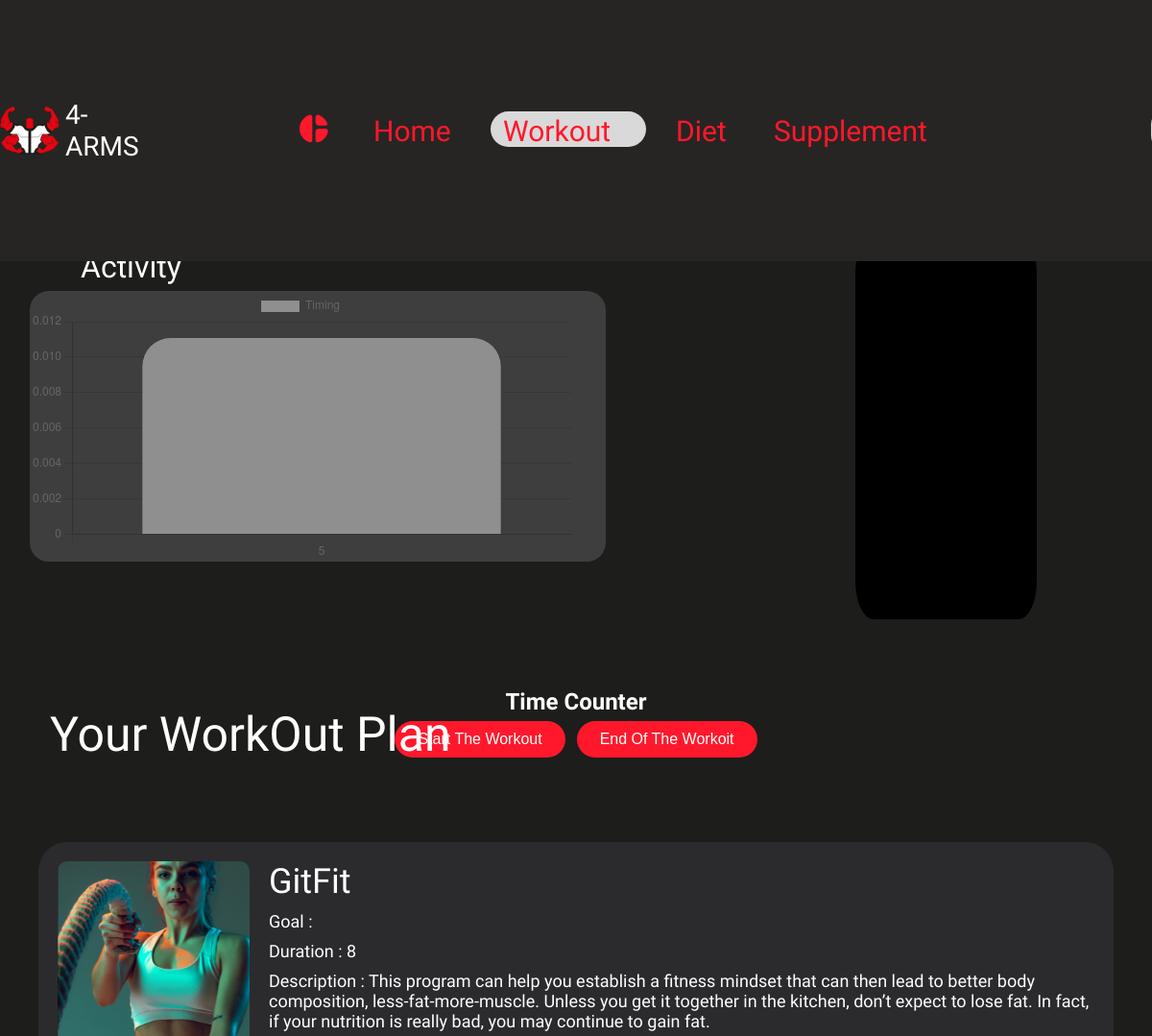
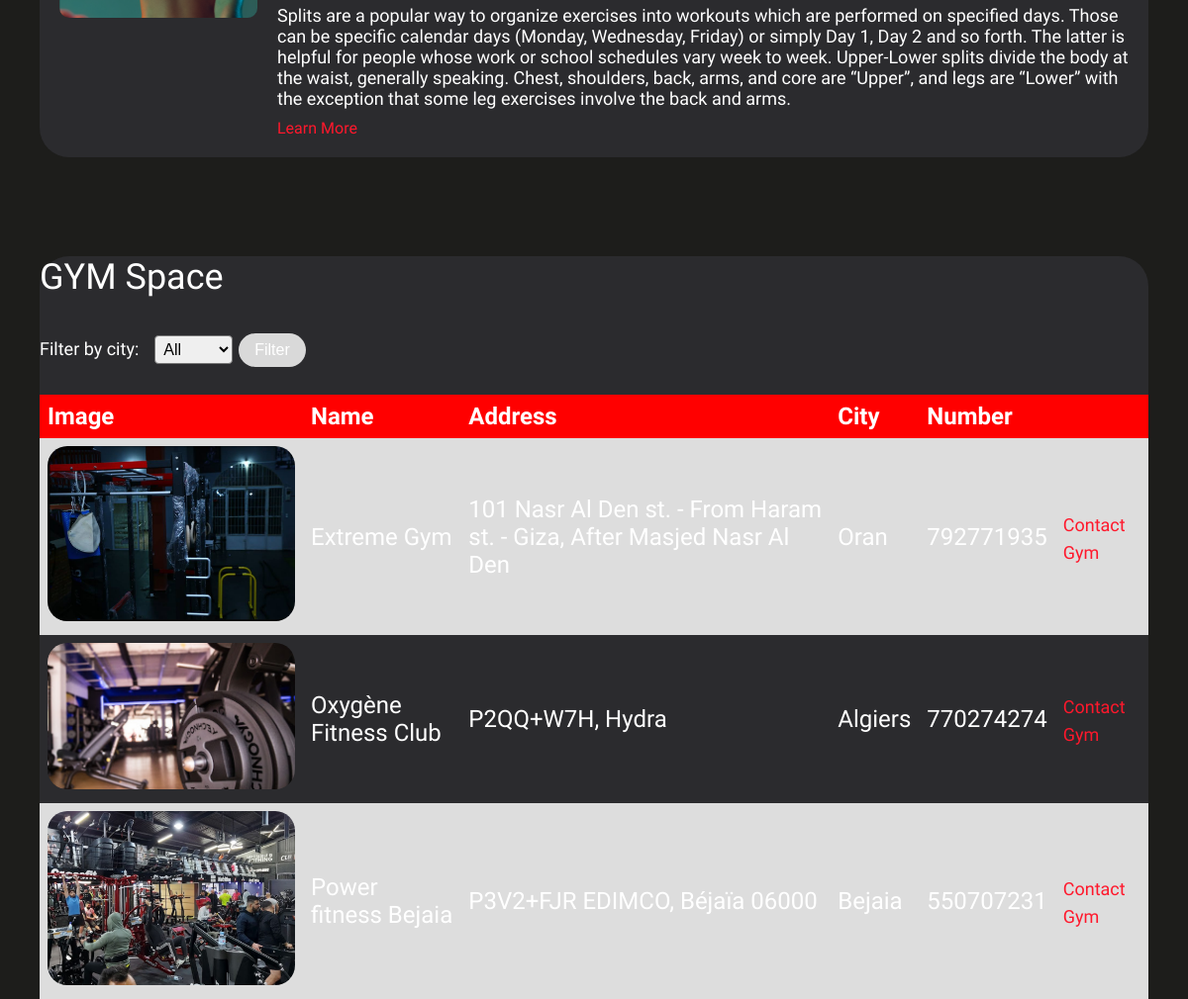
The page /workout/workout.php on the database its author committed (2 pictures, top to bottom).
### tables this page shows
CREATE TABLE `workout_plan` (
  `workout_id` int(11) NOT NULL,
  `workout_planer_id` int(11) DEFAULT NULL,
  `workout_name` varchar(60) DEFAULT NULL,
  `workout_img_link` varchar(300) DEFAULT NULL,
  `workout_plan_link` varchar(300) DEFAULT NULL,
  `description` varchar(500) DEFAULT NULL,
  `workout_summary` varchar(500) DEFAULT NULL,
  `goal` varchar(500) DEFAULT NULL,
  `duration` int(11) DEFAULT NULL,
  `length` int(11) DEFAULT NULL
);

CREATE TABLE `gym` (
  `gym_id` int(11) NOT NULL,
  `gym_name` varchar(100) DEFAULT NULL,
  `gym_address` varchar(300) DEFAULT NULL,
  `gym_number` int(11) DEFAULT NULL,
  `city` varchar(50) DEFAULT NULL,
  `gym_img_link` varchar(300) DEFAULT NULL,
  `gym_link` varchar(500) DEFAULT NULL
);

### workout/workout.php (the view, shortened to what this page needs)
<!DOCTYPE html>
<html>
  <head>
    <?php
    $user_id=1;
    ?>
    <link rel="stylesheet" href="global.css" />
    <link rel="stylesheet" href="workout.css" />
  </head>
  <body>
    <div class="workout">
      <p style='margin-top:130px;margin-left:4%;font-size:50px;' id="act">My OverView</p>
      <p style='margin-top:53px;margin-left:7%' >Activity</p>
     <div class="activity">
     <canvas id="myChart"></canvas>
     </div>
     <?php
           $conn = new mysqli('localhost', 'root', '', '4-arms');
     $query=$conn->query(
     "select sum(activity_time) as activity_time,month from activity where user_id=$user_id group by month");
     foreach($query as $data)
     {
     $month[]=$data['month'];
      $time[]=$data['activity_time'];
     }
      ?>
      <script>
     const ctx = document.getElementById('myChart');
     new Chart(ctx, {
     type: 'bar',
     data: {
      labels: <?php echo json_encode($month)?>,
      datasets: [{
        label: 'Timing',
        data: <?php echo json_encode($time)?>,
        borderWidth: 0.5,
        backgroundColor: '#8F8F8F',
        borderRadius:30,
        hoverBackgroundColor:'#F93535',
      }]
     },
     options: {
      scales: {
        y: {
          beginAtZero: true
        }
      }
    }
  });
</script>
        <div id="container" class="overview">
          <?php
          $servername = "localhost";
          $username = "root";
          $password = "";
          $dbname = "4-arms";
          $conn = new mysqli($servername, $username, $password, $dbname);
          $sql = "SELECT calories, carbs, protien FROM progress WHERE user_id = $user_id";
          $result = $conn->query($sql);
          $data = array();
          if ($result->num_rows > 0) {
              while ($row = $result->fetch_assoc()) {
                  $data[] = array(
                      'name' => 'Calories',
                      'y' => intval($row['calories'])
                  );
                  $data[] = array(
                      'name' => 'Carbs',
                      'y' => intval($row['carbs'])
                  );
                  $data[] = array(
                      'name' => 'Protein',
                      'y' => intval($row['protien'])
                  );
              }
          }
          ?>
          <script>
              // Render pie chart using Highcharts
              Highcharts.chart('container', {
                  chart: {
                      plotBackgroundColor: '#3E3E3E',
                      backgroundColor: '#3E3E3E',
                      plotBorderWidth: null,
                      plotShadow: false,
                      type: 'pie',
                  },
                  title: {
                      text: 'OverVeiw',
                      plotBackgroundColor: 'black',
                  },
                  tooltip: {
                      pointFormat: '{series.name}: <b>{point.y}g</b>',
                      plotBackgroundColor: 'black'
                  },
                  plotOptions: {
                      pie: {
                        plotBackgroundColor: 'black',
                          allowPointSelect: true,
                          cursor: 'pointer',
                          showInLegend: true,
                          dataLabels: {
                            enabled: false,
                          }
                      }
                  },
                  series: [{
                      name: 'Nutrition',
                      colorByPoint: true,
                      plotBackgroundColor: 'black',
                      data: <?php echo json_encode($data); ?>
                  }]
              });
          </script>
        </div>
      <div class="recommended-activities" style="font-size:50px;" id="plan">Your WorkOut Plan</div>
    <div class="counter" style="margin-right:0;">
      <p style="margin: 0;font-size: 24px;font-weight: bold;">Time Counter</p>
<button id="start-button" onclick="startTimer()">Start The Workout</button>
<button id="stop-button" onclick="stopTimer()">End Of The Workoit</button>
</div>
      <div class="plan" style="margin-top=1% !important;">
  <?php
    $sql = "SELECT * FROM assigned WHERE user_id = $user_id";
    $result = $conn->query($sql);
    $row = $result->fetch_assoc();
    $workout_id = $row['workout_id'];
    $sql = "SELECT * FROM workout_plan WHERE workout_id = $workout_id";
    $result = $conn->query($sql);
    $row = $result->fetch_assoc();
  ?>
  <div class="plan-img">
    <a href="<?php echo $row['workout_plan_link'] ?>">
    <img src="<?php echo $row['workout_img_link'] ?>" alt="" onmouseover="this.style.opacity=1" onmouseout="this.style.opacity=0.7">
    </a>
  </div>
  <div class="plan-description">
    <p style="font-size:36px"><?php echo $row['workout_name'] ?></p>
    <p>Goal : <?php echo $row['Goal'] ?></p>
    <p>Duration : <?php echo $row['duration'] ?></p>
    <p>Description : <?php echo $row['description'] ?></p>
    <p><?php echo $row['workout_summary'] ?></p>
    <a href="<?php echo $row['workout_plan_link'] ?>">Learn More</a>
    </div>
   </div>
      <div class="gym-space" id="gym">
  <?php
    $servername = "localhost";
    $username = "root";
    $password = "";
    $dbname = "4-arms";
    $conn = new mysqli($servername, $username, $password, $dbname);
    $sql = "SELECT * FROM gym";
    $result = $conn->query($sql);
    $gyms = array();
    if ($result->num_rows > 0) {
      while($row = $result->fetch_assoc()) {
        $gyms[] = $row;
      }
    } else {
      echo "0 results";
    }
  ?>
  <p style="font-size: 36px; color: #ffffff;font-family: var(--font-nasalization);">GYM Space</p>
  <form method="get" class="filter">
    <label for="city">Filter by city:</label>
    <select id="city" name="city">
      <option value="">All</option>
    </select>
    <button type="submit">Filter</button>
  </form>
  <br>
  <table>
    <tr>
      <th>Image</th>
      <th>Name</th>
      <th>Address</th>
      <th>City</th>
      <th>Number</th>
      <th></th>
    </tr>
    <?php foreach ($gyms as $gym): ?>
      <tr>
        <td><img src="<?php echo $gym['gym_img_link'] ?>"></td>
        <td><?php echo $gym['gym_name'] ?></td>
        <td><?php echo $gym['gym_address'] ?></td>
        <td><?php echo $gym['city'] ?></td>
        <td><?php echo $gym['gym_number'] ?></td>
        <td>
        <a href="<?php echo $gym['gym_link'] ?>" style="font-size:18px"
        >Contact Gym</td>
      </tr>
    <?php endforeach; ?>
  </div>
      <div class="nav-bar">
        <div class="logo">
          <img class="frame-icon" alt="" src="./public/frame.svg" />
          <p class="arms">4-ARMS</p>
          <button class="login-button" id="go" style="margin-left:40%;background-color:#272523;">
          <div class="gogo">
            <img src="./dash.svg" style="height:30px;width:30px;">
          </div>
         </button>
        </div>
        <div class="home-parent">
          <div class="home"><a href="../index.html">Home</a></div>
          <button class="frame-item"></button>
          <div class="workout1"><a href="../workout/workout.html">Workout</a></div>
          <div class="diet" ><a href="../diet/diet.html">Diet</a></div>
          <div class="supplement"><a href="../supplement/supplement.html">Supplement</a></div>
        </div>
        </div>
    </div>
  </body>
</html>

### workout/global.css (style rules this page uses)
body { margin: 0; line-height: normal; }
:root { --font-nasalization: Nasalization; --font-damion: Damion; --button: Roboto; --small-size-body-medium: Poppins; --font-font: font; --font-google-sans: "Google Sans"; --font-habibi: Habibi; --font-open-sans: "Open Sans"; --font-inter: Inter; --font-inherit: inherit; --font-size-5xl: 24px; --font-size-xl: 20px; --font-size-13xl: 32px; --font-size-11xl: 30px; --font-size-9xl: 28px; --button-size: 14px; --font-size-base: 16px; --font-size-17xl: 36px; --font-size-29xl: 48px; --black-like-ur-heart: #000; --text-medium: #494e50; --grey-grey-800: #424242; --color-darkslategray-100: #3e3e3e; --color-darkslategray-200: #39393d; --color-darkslategray-300: #263238; --color-darkslategray-400: #2f2d2d; --color-gainsboro-100: #e8e7e2; --grey-grey-300: #e0e0e0; --color-gainsboro-200: #d9d9d9; --grey-grey-50: #fafafa; --color-gray-100: #8f8f8f; --color-gray-200: #808080; --color-gray-300: #2b2b2e; --color-gray-400: #272523; --color-gray-500: #1d1d1b; --sexy-rouge: #ff182c; --color-red-100: #e50019; --black-white-white: #fff; --grey-grey-400: #bdbdbd; --color-darkgray: #999; --color-dimgray: #636262; --color-darkolivegreen: #324209; --color-steelblue-100: #3c74ba; --color-deepskyblue: #1bb1ff; --color-whitesmoke: #f3f2ef; --color-gold: #fee232; --color-yellowgreen-100: #82b63f; --color-yellowgreen-200: #88b120; --color-crimson: #db3846; --color-lightskyblue: #79d7ff; --gap-179xl: 198px; --gap-7xs: 6px; --gap-9xs: 4px; --gap-11xs: 2px; --gap-3xs: 10px; --padding-4xs: 9px; --padding-21xl: 40px; --padding-5xs: 8px; --padding-9xs: 4px; --padding-base: 16px; --padding-13xl: 32px; --br-3xs: 10px; --br-xl: 20px; --br-9xs: 4px; --br-5xs: 8px; --br-mini: 15px; --br-11xs: 2px; --br-11xl: 30px; --bootstrap-focused: 0px 0px 0px 3.2px rgba(32, 162, 232, 0.25); }

### workout/workout.css (style rules this page uses)
.activity, .div, .div1, .div2 { position: absolute; top: 155px; left: 30px; color: var(--color-dimgray); }
.activity, .div1, .div2 { top: 106px; left: 96px; }
.activity, .div2 { top: 65px; left: 158px; color: var(--black-white-white); }
.activity { top: 285px; left: 31px; border-radius: var(--br-xl); background-color: var(--color-darkslategray-100); width: 100%; height: 282px; font-size: var(--font-size-base); color: var(--color-gray-200); font-family: var(--font-habibi); }
.activity1, .overview { position: absolute; top: 227px; left: 41px; font-family: var(--font-google-sans); }
.overview { left: 891px; }
.look-for-gyms, .recommended-activities { position: absolute; top: 718px; left: 52px; }
.frame-icon { width: 62px; height: 51px; flex-shrink: 0; overflow: hidden; }
.arms, .frame-icon { position: relative; }
.logo { width: 191px; height: 51px; flex-shrink: 0; display: flex; flex-direction: row; align-items: center; justify-content: flex-start; gap: var(--gap-7xs); }
.home { position: absolute; top: calc(50% - 16.5px); left: calc(50% - 306px); }
.frame-item { cursor: pointer; border: 0; padding: 0; background-color: var(--color-gainsboro-200); position: absolute; top: 0; left: 122px; border-radius: var(--br-xl); width: 162px; height: 37px; }
.workout1 { left: calc(50% - 171px); }
.diet, .supplement, .workout1 { position: absolute; top: calc(50% - 16.5px); }
.diet { left: calc(50% + 9px); cursor: pointer; }
.supplement { left: calc(50% + 111px); }
.home-parent, .profile1 { position: relative; color: var(--sexy-rouge); }
.home-parent { width: 612px; height: 39px; flex-shrink: 0; font-size: var(--font-size-11xl); }
.login-button, .nav-bar { height: 51px; display: flex; flex-direction: row; align-items: center; }
.login-button { cursor: pointer; border: 0; padding: var(--padding-4xs) var(--padding-21xl); background-color: var(--color-gainsboro-200); border-radius: var(--br-xl); width: 200px; flex-shrink: 0; box-sizing: border-box; justify-content: center; }
.nav-bar { position: absolute; top: 20px; left: 21px; width: 1399px; justify-content: flex-start; gap: var(--gap-179xl); font-size: var(--font-size-9xl); font-family: var(--font-nasalization); }
.workout { position: relative; background-color: var(--color-gray-500); width: 100%; height: auto; overflow: hidden; text-align: left; font-size: var(--font-size-13xl); color: var(--black-white-white); font-family: var(--font-font); }
.overview { background-color:black; }
#container { height: 400px; }

### rows shown on the page
workout_plan: workout_img_link (picture), workout_name "GitFit", duration "8", description "This program can help you establish a fitness mindset that can then lead to better body composition, less-fat-more-muscle. Unless you get it together in the kitchen, don’t expect to lose fat. In fact, if your nutrition is really bad, you may continue to gain fat.", workout_summary "Splits are a popular way to organize exercises into workouts which are performed on specified days. Those can be specific calendar days (Monday, Wednesday, Friday) or simply Day 1, Day 2 and so forth. The latter is helpful for people whose work or school schedules vary week to week. Upper-Lower splits divide the body at the waist, generally speaking. Chest, shoulders, back, arms, and core are “Upper”, and legs are “Lower” with the exception that some leg exercises involve the back and arms."
gym: gym_img_link (picture), gym_name "Extreme Gym", gym_address "101 Nasr Al Den st. - From Haram st. - Giza, After Masjed Nasr Al Den", city "Oran", gym_number "792771935"
gym: gym_img_link (picture), gym_name "Oxygène Fitness Club", gym_address "P2QQ+W7H, Hydra", city "Algiers", gym_number "770274274"
gym: gym_img_link (picture), gym_name "Power fitness Bejaia", gym_address "P3V2+FJR EDIMCO, Béjaïa 06000", city "Bejaia", gym_number "550707231"

### other values the page prints
chart data {{ json_encode($month) }} ["5"]
chart data {{ json_encode($time) }} ["0.011109442086308263"]
